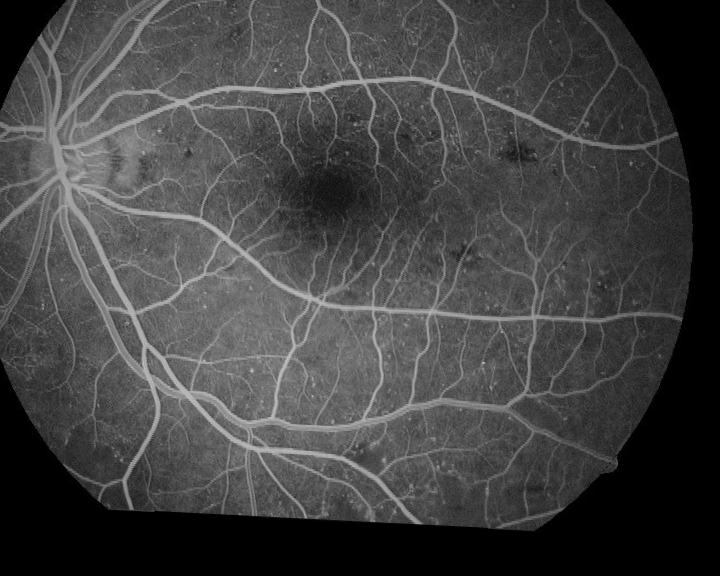
#> input picture Scripts/gen_mask/1.png, 720 x 576 px, found by its file name
$ python gen_mask.py
#> lines starting #> are read from the running program, lines starting #| are printed output that depends on the picture; after the words box and inside, x2 and y2 are one past the last pixel; in counts of white or black regions, pixels touching at a corner belong together
#> in main, img is the input picture: PIL image 720x576 RGB; min 0, max 197, mean 66.8
import numpy as np
from PIL import Image
import os
import cv2


def mask_gen(img_array, threshold=10, smooth=True, kernel_size=5):
    """
    检测图片中的黑色/暗像素并生成mask

    Args:
        img_array: 输入图片的numpy数组，shape为(H, W, C)或(H, W)
        threshold: 阈值，像素值小于该阈值的区域视为黑色区域，默认10
        smooth: 是否进行平滑处理，默认True
        kernel_size: 形态学操作的核大小，默认5

    Returns:
        mask: numpy数组，范围[0,1]，黑色区域位置为0，其他位置为1
    """
#> called with threshold = 10, smooth = True, kernel_size = 5
    # 如果是RGB/RGBA图片，检测所有通道都小于阈值的像素
    if len(img_array.shape) == 3:
        # 检测所有通道都小于阈值的像素点
        is_black = np.all(img_array[..., :3] < threshold, axis=-1)
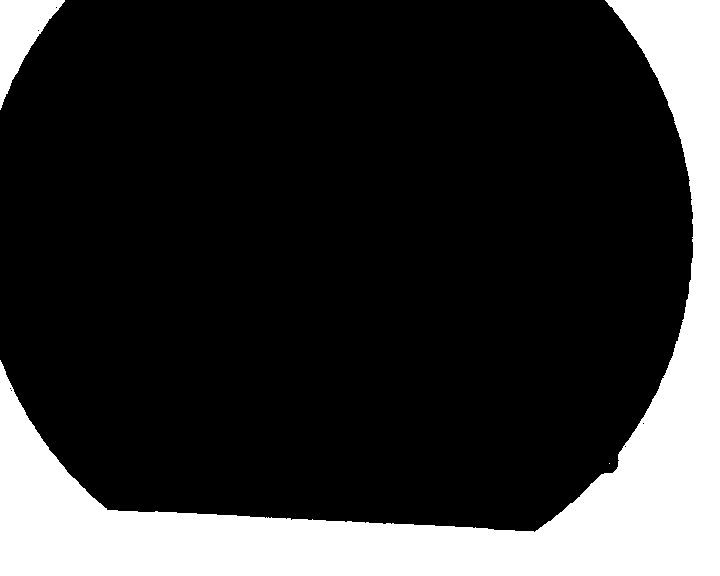
#> is_black: shape (576, 720) bool; 20.2% white; 3 white regions (1 under 20 px), largest, box (x1, y1, x2, y2) and area: (0, 0, 720, 576) 80525, (0, 0, 65, 110) 3166
    else:
        # 灰度图
        is_black = img_array < threshold

    # 创建mask：黑色区域为0，其他为1
    mask = (~is_black).astype(np.uint8)

    # 平滑处理
    if smooth:
        # 使用形态学闭运算填充小孔，开运算去除噪点
        kernel = cv2.getStructuringElement(cv2.MORPH_ELLIPSE, (kernel_size, kernel_size))

        # 先闭运算填充mask中的小孔
        mask = cv2.morphologyEx(mask, cv2.MORPH_CLOSE, kernel)
#> mask: shape (576, 720); values 0 (black) and 1 (white), 79.8% white; 2 black regions, box (x1, y1, x2, y2) and area: (0, 0, 720, 576) 80493, (0, 0, 65, 106) 3150

        # 再开运算去除mask外的小噪点
        mask = cv2.morphologyEx(mask, cv2.MORPH_OPEN, kernel)
#> mask: shape (576, 720); values 0 (black) and 1 (white), 79.8% white; 2 black regions, box (x1, y1, x2, y2) and area: (0, 0, 720, 576) 80504, (0, 0, 65, 106) 3152

        # 高斯模糊后再二值化，使边缘更平滑
        mask_float = mask.astype(np.float32)
        mask_blur = cv2.GaussianBlur(mask_float, (kernel_size, kernel_size), 0)
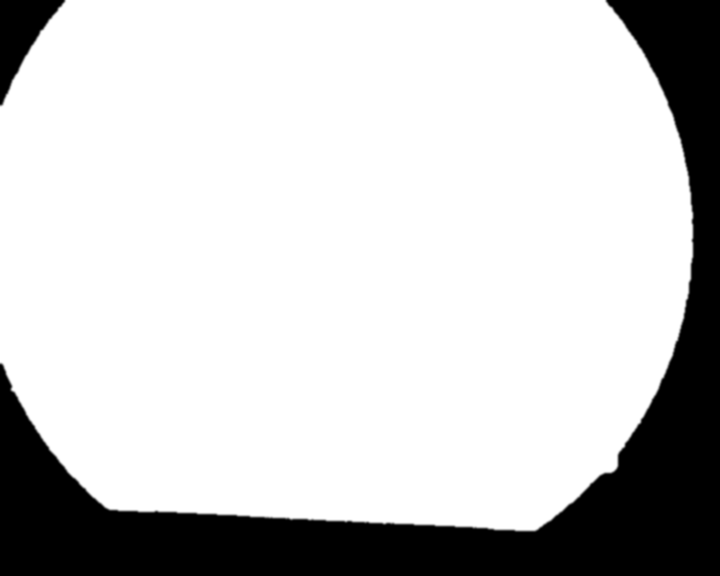
#> mask_blur: shape (576, 720) float32; min 0, max 1, mean 0.798
        mask = (mask_blur > 0.5).astype(np.uint8)
#> mask: shape (576, 720); values 0 (black) and 1 (white), 79.8% white; 2 black regions, box (x1, y1, x2, y2) and area: (0, 0, 720, 576) 80507, (0, 0, 65, 105) 3150

    # 转换为float32，范围[0,1]
    mask = mask.astype(np.float32)

    return mask


def main():
    # 输入图片路径
    input_path = "/data/student/Fengjunming/SDXL_ControlNet/Scripts/gen_mask/1.png"
    output_path = "/data/student/Fengjunming/SDXL_ControlNet/Scripts/gen_mask/mask_result.png"

    # 读取图片
    img = Image.open(input_path)
    img_array = np.array(img)

    # 生成mask
    # threshold: 像素值<threshold的区域视为黑色
    # smooth: 是否平滑边缘
    # kernel_size: 平滑核大小，越大边缘越平滑但可能丢失细节
    mask = mask_gen(img_array, threshold=10, smooth=True, kernel_size=5)

    # 反归一化到[0,255]并保存
    mask_uint8 = (mask * 255).astype(np.uint8)
    mask_img = Image.fromarray(mask_uint8)
    mask_img.save(output_path)

    print(f"Mask已保存到: {output_path}")
    print(f"原图尺寸: {img_array.shape}")
#| 原图尺寸: (576, 720, 3)
    print(f"Mask尺寸: {mask.shape}")
#| Mask尺寸: (576, 720)
    print(f"Mask范围: [{mask.min()}, {mask.max()}]")
#| Mask范围: [0.0, 1.0]
    print(f"检测到的纯黑像素数量: {np.sum(mask == 0)}")
#| 检测到的纯黑像素数量: 83657


if __name__ == "__main__":
    main()
